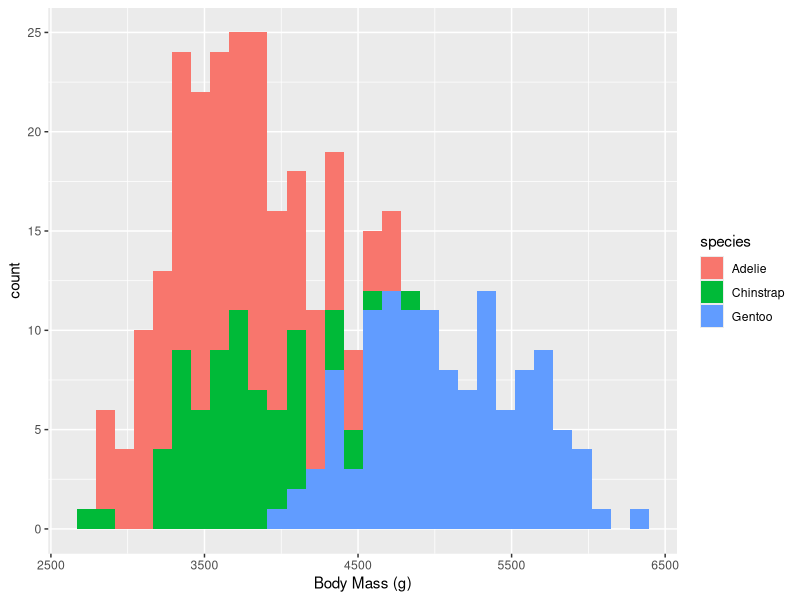
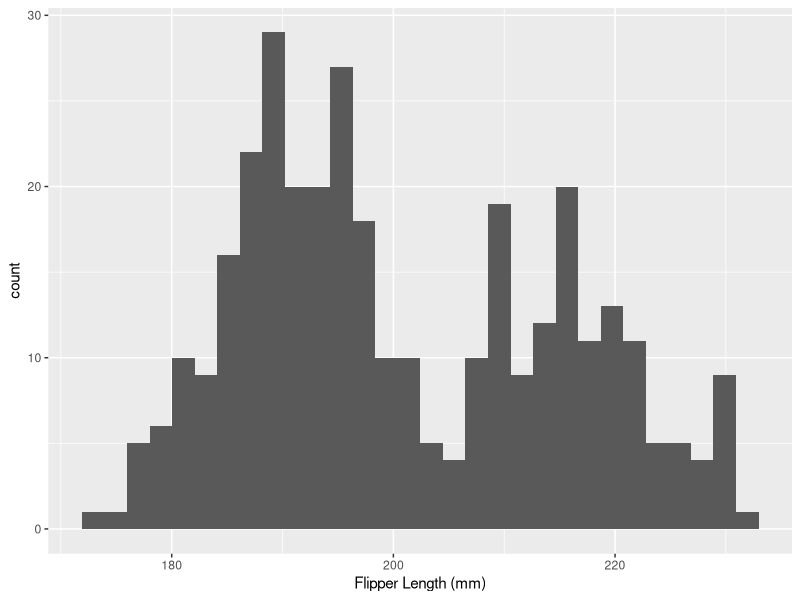

R code for these plots, in order:
## ---- chunk 1
knitr::opts_chunk$set(echo = TRUE)
## ---- chunk 2
# function_name <- function(inputs) {
#   output <- do_something(inputs)
#   return(output)
# }
## ---- chunk 3
# calculate a volume
calc_volume <- function(length, width, height) {
  area <- length*width
  volume <- area*height
  return(volume)
}
## ---- chunk 4
# length 2, width 4, height 3.5
calc_volume(length = 2, width = 4, height = 3.5)
calc_volume(2, 4, 3.5)
## ---- chunk 5
first_volume <- calc_volume(2, 4, 3.5)
## ---- chunk 6
# calculate a volume
calc_volume <- function(length, width, height= 2) {
  area <- length*width
  volume <- area*height
  return(volume)
}

# length 0.8, width, 1.6
calc_volume(0.8, 1.6)
calc_volume(0.8, 1.6, 2)
calc_volume(0.8, 1.6, 4)
## ---- chunk 7
calc_mass_from_volume <- function(volume) {
  mass <- 2.65 * volume^0.9
  return(mass)
}
calc_mass_from_volume(4)

shrub_vol <- calc_volume(0.8, 1.6)
shrub_mass <- calc_mass_from_volume(shrub_vol)
## ---- chunk 8
library(dplyr)

shrub_mass <- calc_volume(0.8, 1.6) %>% 
  calc_mass_from_volume()
shrub_mass
## ---- chunk 9
library(palmerpenguins)
library(ggplot2)

penguins <- penguins
## ---- chunk 10
make_hist <- function(df, column, label_x, fill_col) {
  ggplot(df, aes(x = {{column}}, fill = {{fill_col}})) +
    geom_histogram() +
    labs(x = label_x)
}

make_hist(penguins, body_mass_g, "Body Mass (g)", species)
make_hist(penguins, flipper_length_mm, "Flipper Length (mm)")
